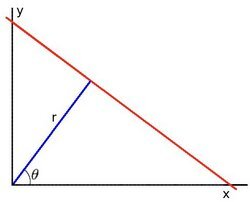
#> input picture Hough_Lines_Tutorial_Theory_0.jpg, 250 x 202 px, given in place of the camera
$ python camera_template.py
#> lines starting #> are read from the running program, lines starting #| are printed output that depends on the picture
"""
Universidad Francisco Marroquin
Computer Vision
Author: Christian Medina Armas
Version: 0.1
"""
import sys ; sys.path.append("../")
import cvlib

import cv2 as cv


# get camera handle
device_id = 1
cap = cv.VideoCapture(device_id)

# verify that video handle is open
if (cap.isOpened() == False):
    print("Video capture failed to open")

# set video capture properties
# hardware specific

#cap.set(cv.CAP_PROP_FRAME_WIDTH, 1024);cap.set(cv.CAP_PROP_FRAME_HEIGHT, 576)
#cap.set(cv.CAP_PROP_FRAME_WIDTH, 800);cap.set(cv.CAP_PROP_FRAME_HEIGHT, 600)


# get frame, apply processing and show result
while True:
    ret, im_rgb = cap.read()
#> im_rgb is the input picture: shape (202, 250, 3); mean B, G, R 247.4, 247.2, 248.5
    im = im_rgb[:,:,:]

    if ret:
        # apply operation
        blur = cv.GaussianBlur(im, (0,0), 15)
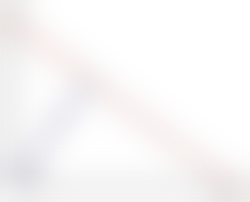
#> blur: shape (202, 250, 3); mean B, G, R 247.3, 247.1, 248.5

        # create windows
        win0 = 'Original'
        win1 = 'Processed'

        r,c = im.shape[0:2]
#> r = 202; c = 250
        resize_factor = 2

        R = int(r//resize_factor)
#> R = 101
        C = int(c//resize_factor)
#> C = 125
        win_size = (C, R)
#> win_size = (125, 101)

        cv.namedWindow(win0, cv.WINDOW_NORMAL)
        cv.namedWindow(win1, cv.WINDOW_NORMAL)

        cv.resizeWindow(win0, (win_size[0]//2,win_size[1]//2))
        cv.resizeWindow(win1, win_size)

        cv.imshow(win0, im)
        cv.imshow(win1, im-blur)
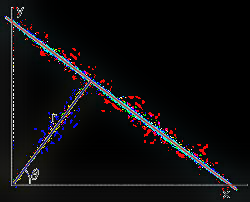
#> window 'Processed': shape (202, 250, 3); mean B, G, R 15.5, 14, 15.2

        # align windows
        cv.moveWindow(win1, 0, 0)
        cv.moveWindow(win0, C, 0)

        # exit with q
        if cv.waitKey(1) & 0xFF == ord('q'):
#> (key q is pressed here)
            break
    else:
        break

#clean up before exit
cap.release()
cv.destroyAllWindows()

$ run again, on Hough_Lines_Tutorial_Theory_1.jpg
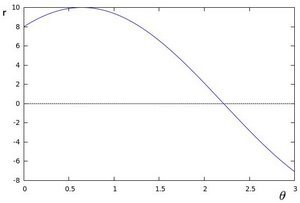
#> input picture Hough_Lines_Tutorial_Theory_1.jpg, 300 x 203 px, given in place of the camera
#> im_rgb is the input picture: shape (203, 300, 3); mean B, G, R 250.1, 250.1, 250.1
#> `cv.imshow(win1, im-blur)`:
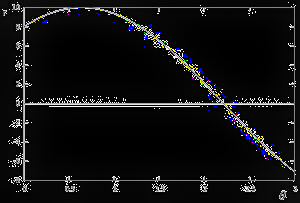
#> window 'Processed': shape (203, 300, 3); mean B, G, R 18, 17.5, 17.5

$ run again, on Hough_Lines_Tutorial_Theory_2.jpg
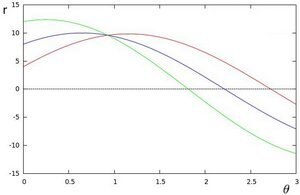
#> input picture Hough_Lines_Tutorial_Theory_2.jpg, 300 x 195 px, given in place of the camera
#> im_rgb is the input picture: shape (195, 300, 3); mean B, G, R 248.3, 248.8, 248.5
#> `blur = cv.GaussianBlur(im, (0,0), 15)`:
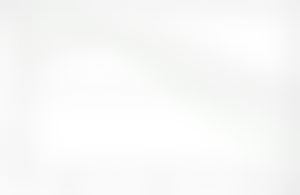
#> blur: shape (195, 300, 3); mean B, G, R 248.2, 248.7, 248.4
#> `cv.imshow(win1, im-blur)`:
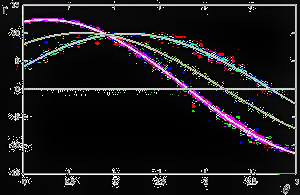
#> window 'Processed': shape (195, 300, 3); mean B, G, R 28.3, 25.4, 27.9
